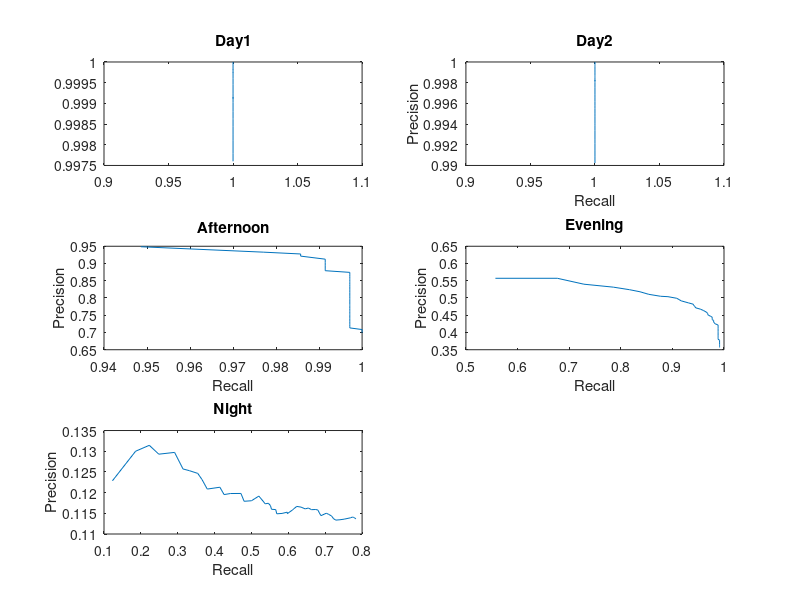

MATLAB code for this plot:
% dataset: day1
recalls=[1,1,1,1,1,1,1,1,1,1,1,1,1,1,1,1,1,1,1,1,1,1,1,1,1,1,1,1,1,1,1,1,1,1,1,1,1,1,1,1,1,1,1,1,1,1,1,1,1,1];
precisions=[1,1,1,1,1,1,1,1,1,1,1,1,1,1,1,1,1,1,1,1,1,1,1,1,1,1,1,1,1,1,1,0.999821,0.999827,0.999748,0.999755,0.999603,0.999459,0.999248,0.999121,0.999143,0.999024,0.998912,0.998804,0.998636,0.998603,0.998447,0.998237,0.998095,0.997784,0.9976];
subplot(3,2,1);
plot(recalls,precisions);
title("Day1");

% dataset: day2
recalls=[1,1,1,1,1,1,1,1,1,1,1,1,1,1,1,1,1,1,1,1,1,1,1,1,1,1,1,1,1,1,1,1,1,1,1,1,1,1,1,1,1,1,1,1,1,1,1,1,1,1];
precisions=[1,1,1,1,1,1,1,1,1,1,1,1,1,1,1,1,1,1,0.99985,0.999857,0.999864,0.99987,0.999752,0.999643,0.999543,0.999231,0.998942,0.998673,0.998621,0.998476,0.998157,0.998214,0.998009,0.997563,0.997388,0.996825,0.996525,0.996165,0.995824,0.9955,0.994983,0.994694,0.99402,0.993831,0.993397,0.992547,0.992097,0.991488,0.990904,0.990229];
subplot(3,2,2);
plot(recalls,precisions);
title("Day2");
xlabel("Recall")
ylabel("Precision")

% dataset: afternoon
recalls=[0.948571,0.977143,0.985714,0.985714,0.991429,0.991429,0.991429,0.991429,0.991429,0.991429,0.997143,0.997143,0.997143,0.997143,0.997143,0.997143,0.997143,0.997143,0.997143,0.997143,0.997143,0.997143,0.997143,0.997143,0.997143,0.997143,0.997143,0.997143,0.997143,0.997143,0.997143,0.997143,0.997143,0.997143,0.997143,0.997143,0.997143,0.997143,0.997143,0.997143,0.997143,0.997143,0.997143,0.997143,0.997143,0.997143,0.997143,1,1,1];
precisions=[0.948571,0.932857,0.927619,0.921429,0.912571,0.903333,0.895102,0.886786,0.88381,0.879143,0.874286,0.867381,0.862418,0.857143,0.854095,0.847857,0.844034,0.83873,0.833835,0.828857,0.823673,0.820519,0.816025,0.811548,0.808457,0.803297,0.798201,0.794592,0.788571,0.785429,0.781659,0.778304,0.774199,0.769496,0.764571,0.761032,0.755907,0.751955,0.748059,0.744643,0.74007,0.736054,0.731229,0.727143,0.72254,0.717888,0.713252,0.708512,0.704023,0.699029];
subplot(3,2,3);
plot(recalls,precisions);
title("Afternoon");
xlabel("Recall")
ylabel("Precision")

% dataset: evening
recalls=[0.557143,0.677143,0.728571,0.785714,0.817143,0.837143,0.854286,0.877143,0.891429,0.908571,0.917143,0.931429,0.94,0.942857,0.945714,0.954286,0.96,0.965714,0.968571,0.968571,0.974286,0.977143,0.977143,0.977143,0.98,0.98,0.982857,0.988571,0.988571,0.988571,0.988571,0.988571,0.988571,0.988571,0.988571,0.988571,0.988571,0.988571,0.988571,0.988571,0.988571,0.991429,0.991429,0.991429,0.991429,0.991429,0.991429,0.991429,0.991429,0.991429];
precisions=[0.557143,0.557143,0.54,0.531429,0.524,0.518095,0.510612,0.505,0.50381,0.499143,0.491688,0.485714,0.482198,0.475918,0.471238,0.467679,0.463866,0.459206,0.454887,0.451429,0.446667,0.444416,0.441615,0.437143,0.434857,0.42967,0.425291,0.421531,0.418522,0.415619,0.411152,0.407232,0.403377,0.401513,0.39902,0.395794,0.392046,0.389323,0.386081,0.382786,0.380279,0.377823,0.375615,0.372143,0.36946,0.366335,0.36462,0.361548,0.358892,0.356686];
subplot(3,2,4);
plot(recalls,precisions);
title("Evening");
xlabel("Recall")
ylabel("Precision")

% dataset: night
recalls=[0.122857,0.185714,0.222857,0.248571,0.291429,0.314286,0.331429,0.354286,0.365714,0.38,0.414286,0.425714,0.442857,0.471429,0.48,0.5,0.52,0.531429,0.537143,0.545714,0.551429,0.554286,0.565714,0.568571,0.582857,0.597143,0.597143,0.611429,0.614286,0.622857,0.634286,0.645714,0.654286,0.662857,0.674286,0.68,0.685714,0.688571,0.702857,0.708571,0.717143,0.722857,0.728571,0.74,0.751429,0.768571,0.774286,0.777143,0.78,0.782857];
precisions=[0.122857,0.13,0.131429,0.129286,0.129714,0.125714,0.125306,0.124643,0.123175,0.120857,0.121299,0.119524,0.11978,0.119796,0.117905,0.118036,0.11916,0.117937,0.117293,0.117429,0.116871,0.115974,0.115901,0.114881,0.114971,0.115275,0.114921,0.115816,0.116059,0.116667,0.116498,0.116071,0.116277,0.115882,0.115918,0.115794,0.114826,0.114436,0.115018,0.114786,0.114355,0.113673,0.113355,0.113442,0.113587,0.113913,0.114103,0.113988,0.113878,0.113657];
subplot(3,2,5);
plot(recalls,precisions);
title("Night");
xlabel("Recall")
ylabel("Precision")
